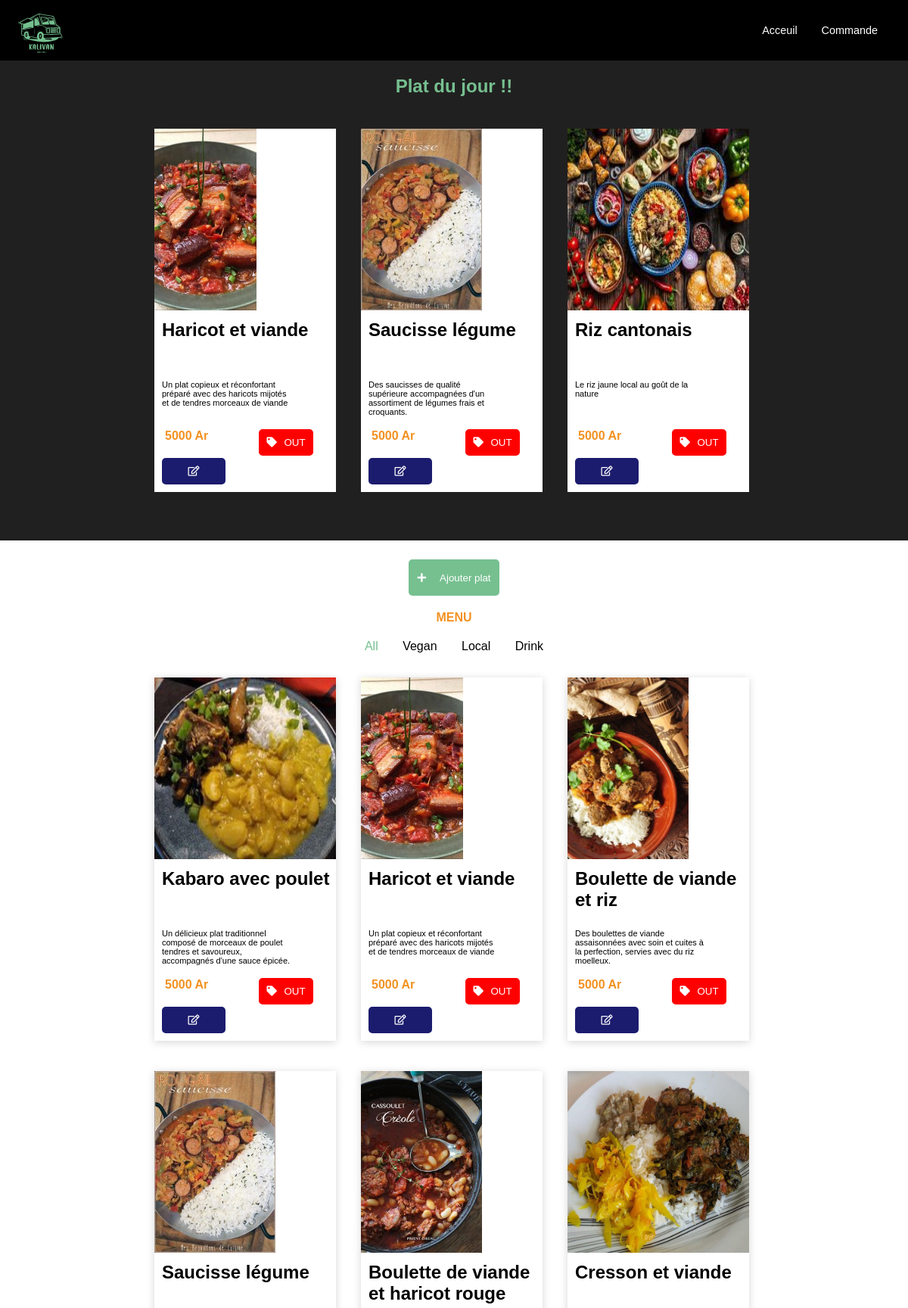
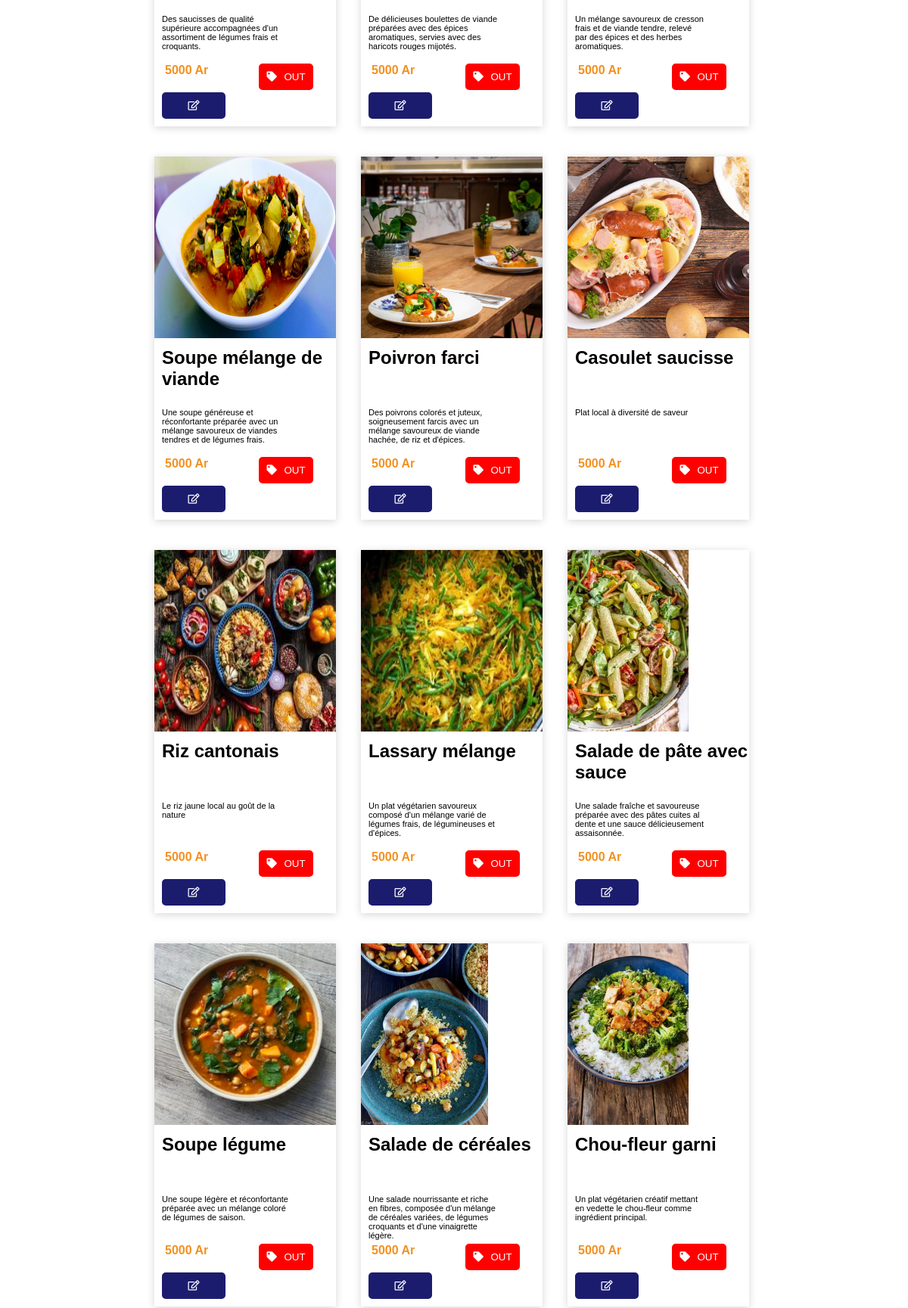
/index.php/backoffice (upper part), run on the app's committed database (2 pictures, top to bottom).
### tables this page shows
create table Plat(
	idPlat int AUTO_INCREMENT primary key,
	nom varchar(120),
	information varchar(460),
	prix int,
	photo varchar(200),
	idCategorie int,
	dispo int,
	foreign key (idCategorie) references Categorie(idCategorie),
	foreign key (dispo) references EtatPlat(idEtatPlat)
);

### application/controllers/BackOffice.php (called while the page is built, shortened)
<?php
    class BackOffice extends CI_Controller{
        function __construct() {
            $this->load->database();
        }
        public function index(){
            $this->load->helper('url');
            $this->load->model('Model');
            $data = array();
            $data['jour'] = $this->Model->getPlatDuJour();
            $data['menu'] = $this->Model->getAllPlat();
            $this->load->view('back/home.php',$data);
        }
    }
?>

### index.php (called while the page is built, shortened)
<?php
require_once BASEPATH.'core/CodeIgniter.php';

### application/models/Model.php (called while the page is built, shortened)
<?php
    class Model extends CI_Model{
        function getAllPlat(){
            $sql = "SELECT * FROM Plat p";
            $query = $this->db->query($sql);
            foreach($query->result_array() as $row){
                $valiny[] =  $row;
            }
            return $valiny;
        }
        function getPlatDuJour(){
            $sql = "SELECT * FROM v_pdj";
            $query = $this->db->query($sql);
            foreach($query->result_array() as $row){
                $val[] = $row;
            }
            return $val;
        }
    }
?>

### application/views/back/home.php (the view, shortened to what this page needs)
<!DOCTYPE html>
<html lang="en">
<head>
    <link rel="stylesheet" href="<?php echo base_url()?>assets/backoffice/sass/home.css">
    <link rel="stylesheet" href="<?php echo base_url()?>assets/backoffice/fontawesome-5/css/all.css">
</head>
<body>
    <header class="navbar">
        <div class="navbar__logo">
            <img src="<?php echo base_url()?>assets/backoffice/img/vert.svg" alt="" srcset="">
        </div>
        <div class="navbar__list">
            <a href="<?php echo base_url() ?>BackOffice/index" class="navbar__list--links">Acceuil</a>
            <a href="<?php echo base_url() ?>BackOffice/board" class="navbar__list--links">Commande</a>
        </div>
    </header>
    <div class="page">
        <div class="page__platjour">
            <h2 class="title">Plat du jour !!</h2>
            <div class="page__platjour__content">
                <?php
                    foreach ($jour as $row) { ?>
                        <div class="page__platjour__content__card">
                            <form action="<?php echo base_url();?>BackOffice/outPlat" method="post">
                                <img src="<?php echo base_url()?><?php echo $row['PHOTO'] ?>" alt="" srcset="">
                                <h2><?php echo $row['NOM'] ?></h2>
                                <p><?php echo $row['INFORMATION'] ?></p>
                                <div class="page__platjour__content__card__info">
                                    <span class="prix"><?php echo $row['PRIX'] ?> Ar</span>
                                    <span class="out">
                                        <button class="vide"><i class="fas fa-tag"></i> OUT</button>
                                    </span>
                                </div>
                            </form>
                                <button type="submit" class="changer"><a href="<?php echo base_url()?>BackOffice/modifJour"><i class="far fa-edit"></i></a> </button>
                        </div>
                <?php } ?>
            </div>
        </div>
        <div class="page__menu">
            <div class="page__menu__header">
                <button class="ajouter"><a href="<?php echo base_url()?>BackOffice/ajout"><i class="fas fa-plus"></i> Ajouter plat</a></button>
                <h4>MENU</h4>
                    <div class="filter-container">
                        <a href="#" class="filter-link active" data-filter="all">All</a>
                        <a href="#" class="filter-link" data-filter="1">Vegan</a>
                        <a href="#" class="filter-link" data-filter="2">Local</a>
                        <a href="#" class="filter-link" data-filter="3">Drink</a>
                    </div>
            </div>
            <section class="page__menu__content">
                <?php
                    foreach($menu as $row){ ?>
                    <div class="page__menu__content__card" data-category="<?php echo $row['idCategorie'];?>">
                        <form action="<?php echo base_url();?>BackOffice/outPlat" method="post" >
                                <img src="<?php echo base_url()?><?php echo $row['photo'] ?>" alt="" srcset="">
                                <h2><?php echo $row['nom'] ?></h2>
                                <p><?php echo $row['information'] ?></p>
                                <div class="page__menu__content__card__info">
                                    <span class="prix"><?php echo $row['prix'] ?> Ar</span>
                                    <span class="quantity">
                                        <span class="out">
                                            <button class="vide"><i class="fas fa-tag"></i> OUT</button>
                                        </span>
                                    </span>
                                </div>
                                <button type="submit" class="valider"><a href="#"><i class="far fa-edit"></i></a></button>
                        </form>
                    </div>
                <?php } ?>
            </section>
        </div>
    </div>
</body>
</html>

### data on the page
plat: photo (picture), nom "Kabaro avec poulet", information "Un délicieux plat traditionnel composé de morceaux de poulet tendres et savoureux, accompagnés d'une sauce épicée.", prix "5000"
plat: photo (picture), nom "Haricot et viande", information "Un plat copieux et réconfortant préparé avec des haricots mijotés et de tendres morceaux de viande", prix "5000"
plat: photo (picture), nom "Boulette de viande et riz", information "Des boulettes de viande assaisonnées avec soin et cuites à la perfection, servies avec du riz moelleux.", prix "5000"
plat: photo (picture), nom "Saucisse légume", information "Des saucisses de qualité supérieure accompagnées d'un assortiment de légumes frais et croquants.", prix "5000"
plat: photo (picture), nom "Boulette de viande et haricot rouge", information "De délicieuses boulettes de viande préparées avec des épices aromatiques, servies avec des haricots rouges mijotés.", prix "5000"
plat: photo (picture), nom "Cresson et viande", information "Un mélange savoureux de cresson frais et de viande tendre, relevé par des épices et des herbes aromatiques.", prix "5000"
plat: photo (picture), nom "Soupe mélange de viande", information "Une soupe généreuse et réconfortante préparée avec un mélange savoureux de viandes tendres et de légumes frais.", prix "5000"
plat: photo (picture), nom "Poivron farci", information "Des poivrons colorés et juteux, soigneusement farcis avec un mélange savoureux de viande hachée, de riz et d'épices.", prix "5000"
plat: photo (picture), nom "Casoulet saucisse", information "Plat local à diversité de saveur", prix "5000"
plat: photo (picture), nom "Riz cantonais", information "Le riz jaune local au goût de la nature", prix "5000"
plat: photo (picture), nom "Lassary mélange", information "Un plat végétarien savoureux composé d'un mélange varié de légumes frais, de légumineuses et d'épices.", prix "5000"
plat: photo (picture), nom "Salade de pâte avec sauce", information "Une salade fraîche et savoureuse préparée avec des pâtes cuites al dente et une sauce délicieusement assaisonnée.", prix "5000"
plat: photo (picture), nom "Soupe légume", information "Une soupe légère et réconfortante préparée avec un mélange coloré de légumes de saison.", prix "5000"
plat: photo (picture), nom "Salade de céréales", information "Une salade nourrissante et riche en fibres, composée d'un mélange de céréales variées, de légumes croquants et d'une vinaigrette légère.", prix "5000"
plat: photo (picture), nom "Chou-fleur garni", information "Un plat végétarien créatif mettant en vedette le chou-fleur comme ingrédient principal.", prix "5000"

### other printed values
$row['NOM'] "Haricot et viande"
$row['INFORMATION'] "Un plat copieux et réconfortant préparé avec des haricots mijotés et de tendres morceaux de viande"
$row['PRIX'] "5000"
$row['NOM'] "Saucisse légume"
$row['INFORMATION'] "Des saucisses de qualité supérieure accompagnées d'un assortiment de légumes frais et croquants."
$row['NOM'] "Riz cantonais"
$row['INFORMATION'] "Le riz jaune local au goût de la nature"
